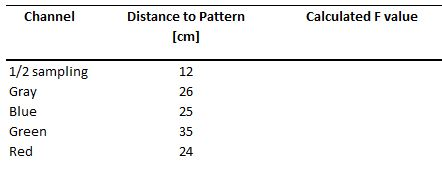
#> input picture HW_1/Distances_image.JPG, 442 x 171 px, given in place of the camera
$ jupyter execute HW1_CV.ipynb   (shell and % lines are left out)   (text cells are left out)
#> lines starting #> are read from the running program, lines starting #| are printed output that depends on the picture
[cell 1]
import cv2
import matplotlib.pyplot as plt
import numpy as np
import skfuzzy as fuzz

[cell 2]
cam = cv2.VideoCapture(0)
cv2.namedWindow('capture')
img_counter=0
while True:
    ret,frame=cam.read()
#> frame is the input picture: shape (171, 442, 3); mean B, G, R 244, 244.1, 244.1
    if not ret:
        print('failed to capture frame')
        break
    cv2.imshow('capture',frame)
    k = cv2.waitKey(1)
#> (key q is pressed here)
    if k == 27:
        print('Escape hit...closing')
        break
    elif k == 32:
        #space pressed
        img_name='capture.png'
        cv2.imwrite(img_name,frame)
        print(f'image captured and saved')
cam.release()# clos everything
cv2.destroyAllWindows()

[cell 3]
image = cv2.imread('capture.png')
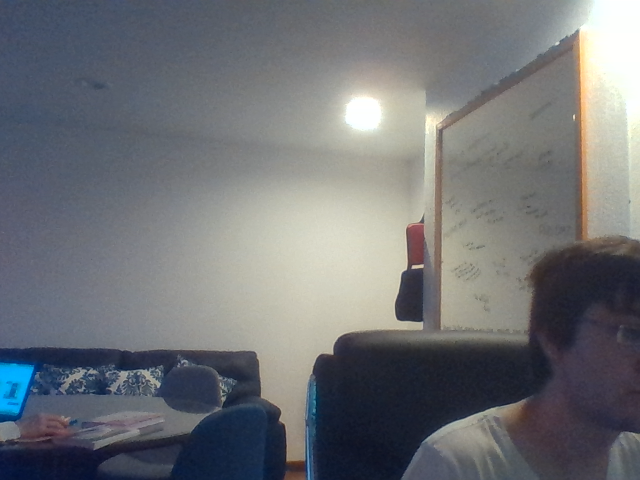
#> input picture HW_1/capture.png, 640 x 480 px
#> image is the input picture: shape (480, 640, 3); mean B, G, R 117.6, 113.7, 111.2
gray = cv2.cvtColor(image,cv2.COLOR_BGR2GRAY)
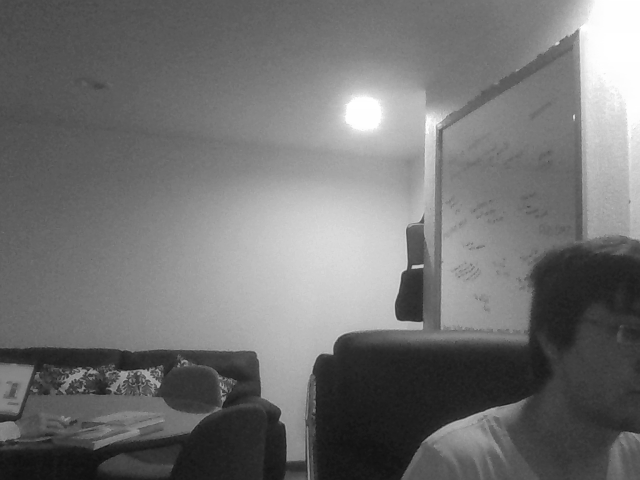
#> gray: shape (480, 640); min 15, max 255, mean 113.4
fig,axes=plt.subplots(1,2,figsize=(15,5))
axes[0].imshow(image[:,:,[2,1,0]]) #image channels are reordered
plt.title('Original')
map=axes[1].imshow(gray,cmap='binary')
plt.title('Gray')
fig.colorbar(map)

[cell 4]
inverted=(gray)*(-1)+255 # Invert the colormap
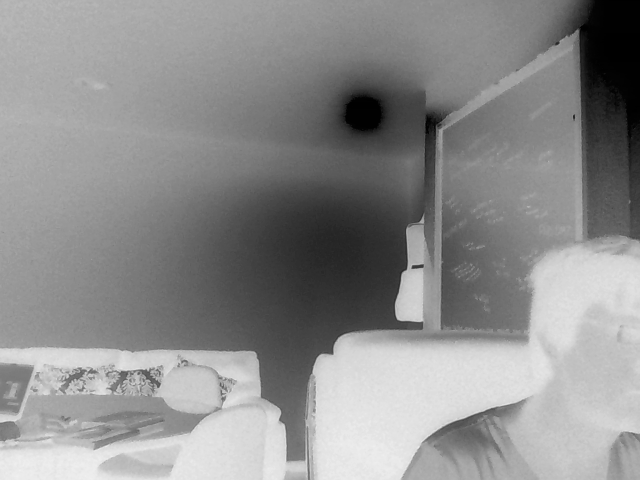
#> inverted: shape (480, 640) int16; min 0, max 240, mean 141.6
plt.imshow(inverted,cmap='Greys')
plt.colorbar()
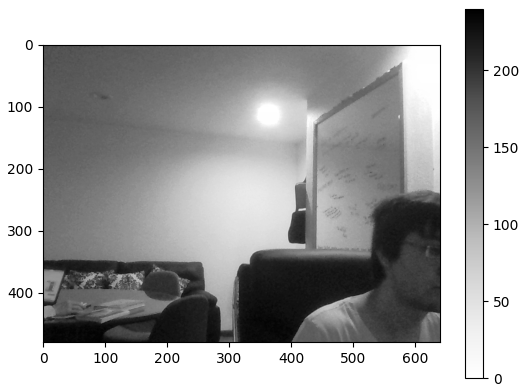
#> figure drawn by matplotlib, 2 panels

[cell 5]
image = cv2.imread('3661.png')
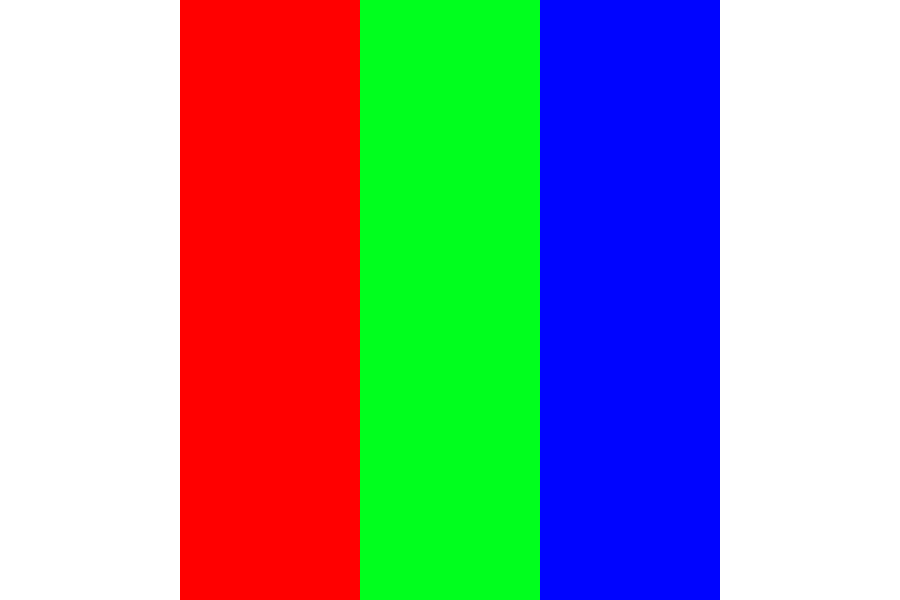
#> input picture HW_1/3661.png, 900 x 600 px
#> image is the input picture: shape (600, 900, 3); mean B, G, R 159, 153.8, 153
hsv = cv2.cvtColor(image,cv2.COLOR_BGR2HSV)
#> hsv: shape (600, 900, 3); mean H, S, V 36.8, 153, 255
h=hsv[:,:,[0]]
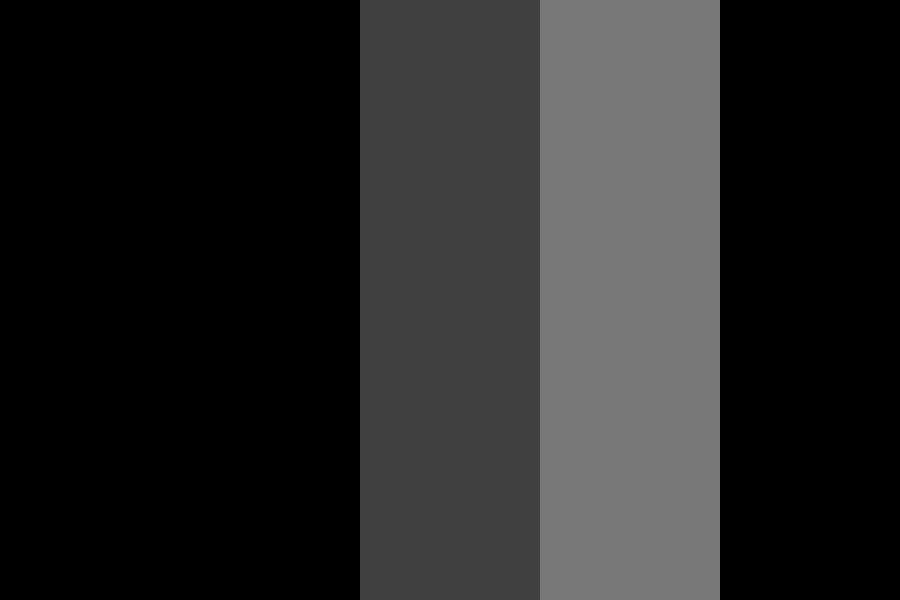
#> h: shape (600, 900, 1); min 0, max 120, mean 36.8
fig,axes=plt.subplots(1,2,figsize=(15,5))
axes[0].imshow(image[:,:,[2,1,0]]) #image channels are reordered
plt.title('Original')
map=axes[1].imshow(h,cmap='binary')
plt.title('Gray')
fig.colorbar(map)

image = cv2.imread('capture.png')
hsv = cv2.cvtColor(image,cv2.COLOR_BGR2HSV)
#> hsv: shape (480, 640, 3); mean H, S, V 80.9, 44.7, 122.9
h=hsv[:,:,[0]]
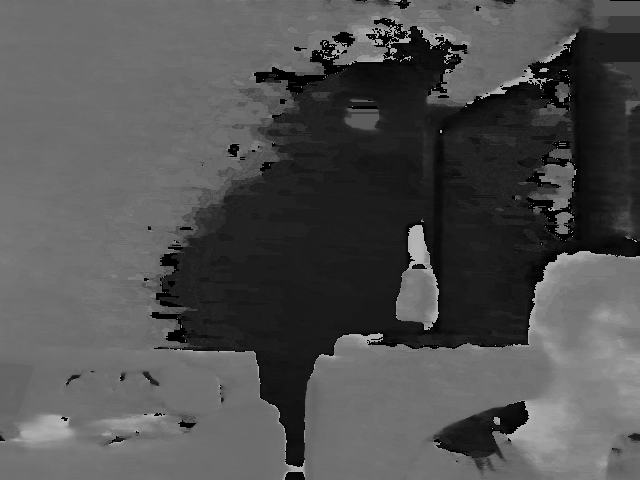
#> h: shape (480, 640, 1); min 0, max 179, mean 80.9
fig,axes=plt.subplots(1,2,figsize=(15,5))
axes[0].imshow(image[:,:,[2,1,0]]) #image channels are reordered
plt.title('Original')
map=axes[1].imshow(h,cmap='binary')
plt.title('Gray')
fig.colorbar(map)
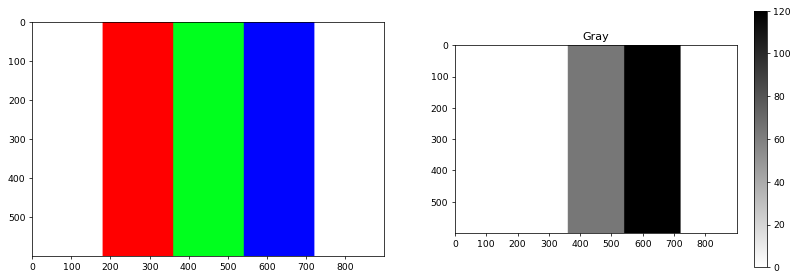
#> figure drawn by matplotlib, 3 panels
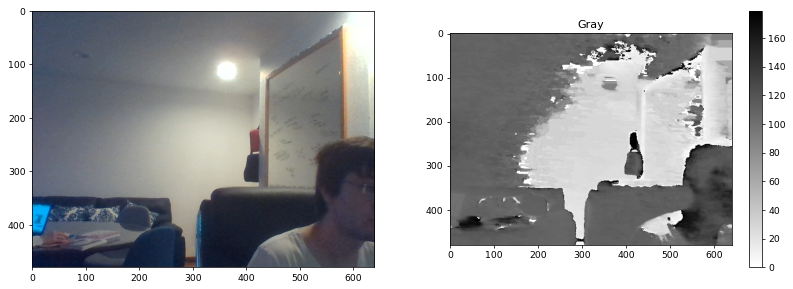
#> figure drawn by matplotlib, 3 panels

[cell 6]
import cv2 as cv
cap = cv.VideoCapture(0)

x = 0

if not cap.isOpened():
    print("Cannot open camera")
    exit()


while True:
    x = x+1
    # Capture frame-by-frame
    ret, frame = cap.read()

    # if frame is read correctly ret is True
    if not ret:
        print("Can't receive frame (stream end?). Exiting ...")
        break
    # Our operations on the frame come here

    cv.imshow('ColorF', frame)
    gray = cv.cvtColor(frame, cv.COLOR_BGR2GRAY)
#> gray: shape (171, 442)
    gray.astype(float)
    # Display the resulting frame
    cv.imshow('Gray', gray)

    b, g, r = cv.split(frame)
    cv.imshow('BlueF', b)
    cv.imshow('GreenF', g)
    cv.imshow('RedF', r)

    si, sj, ch = frame.shape
#> si = 171; sj = 442; ch = 3
    dim = (int(sj/2), int(si/2))
#> dim = (221, 85)
    frame = cv.resize(frame, dim, interpolation=cv.INTER_NEAREST)
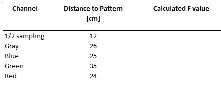
#> frame: shape (85, 221, 3); mean B, G, R 245.4, 245.5, 245.5

    gray = cv.cvtColor(frame, cv.COLOR_BGR2GRAY)
#> gray: shape (85, 221)
    gray.astype(float)
    # Display the resulting frame
    cv.imshow('Gray/2', gray)

    if cv.waitKey(1) == ord('q'):
#> (key q is pressed here)
        break
# When everything done, release the capture
cap.release()
cv.destroyAllWindows()

cap = cv.VideoCapture(0)

x = 0

if not cap.isOpened():
    print("Cannot open camera")
    exit()


while True:
    x = x+1
    # Capture frame-by-frame
    ret, frame = cap.read()

    # if frame is read correctly ret is True
    if not ret:
        print("Can't receive frame (stream end?). Exiting ...")
        break
    # Our operations on the frame come here

    cv.imshow('ColorF', frame)
    gray = cv.cvtColor(frame, cv.COLOR_BGR2GRAY)
    gray.astype(float)
    # Display the resulting frame
    cv.imshow('Gray', gray)

    b, g, r = cv.split(frame)
    cv.imshow('BlueF', b)
    cv.imshow('GreenF', g)
    cv.imshow('RedF', r)

    si, sj, ch = frame.shape
    dim = (int(sj/2), int(si/2))
    frame = cv.resize(frame, dim, interpolation=cv.INTER_NEAREST)

    gray = cv.cvtColor(frame, cv.COLOR_BGR2GRAY)
    gray.astype(float)
    # Display the resulting frame
    cv.imshow('Gray/2', gray)

    if cv.waitKey(1) == ord('q'):
#> (key q is pressed here)
        break
# When everything done, release the capture
cap.release()
cv.destroyAllWindows()
